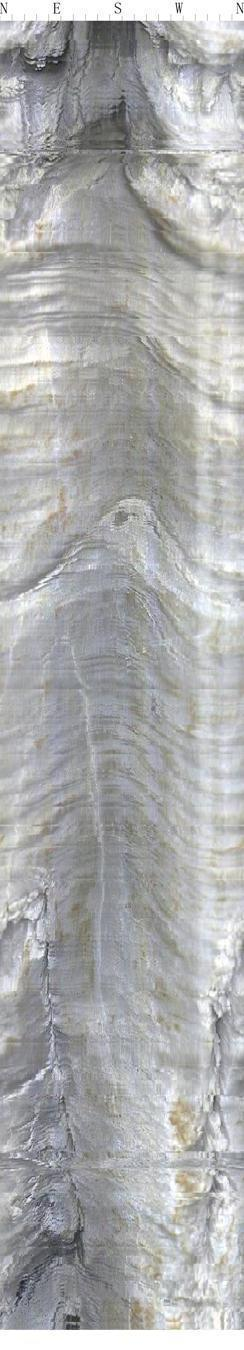
#> input picture q1/data/image/train/pic1.jpg, 244 x 1350 px; its folder holds only this picture in this run
$ python canny_edge.py
#> lines starting #> are read from the running program, lines starting #| are printed output that depends on the picture
import cv2
import os
import numpy as np

# 设置输入和输出文件夹路径
input_folder = "./data/image/train"  # 替换为你的图像文件夹路径
output_folder = "./predict/canny"  # 替换为保存边缘检测结果的文件夹路径

# 确保输出文件夹存在
if not os.path.exists(output_folder):
    os.makedirs(output_folder)

# 支持的图像格式
valid_extensions = (".jpg", ".jpeg", ".png", ".bmp", ".tiff")

# 遍历文件夹中的所有图像
for filename in os.listdir(input_folder):
    if filename.lower().endswith(valid_extensions):
        # 读取图像
        image_path = os.path.join(input_folder, filename)
        image = cv2.imread(image_path)
#> image is the input picture: shape (1350, 244, 3); mean B, G, R 172.6, 172.2, 171.6

        if image is None:
            print(f"无法读取图像: {filename}")
            continue

        # 将RGB图像转换为灰度图像
        gray = cv2.cvtColor(image, cv2.COLOR_BGR2GRAY)

        # 可选：对图像进行模糊处理以减少噪声
        blurred = cv2.GaussianBlur(gray, (5, 5), 0)

        # 应用Canny边缘检测，使用更宽松的阈值
        edges = cv2.Canny(blurred, threshold1=100, threshold2=150)  # 降低阈值以检测更多边缘
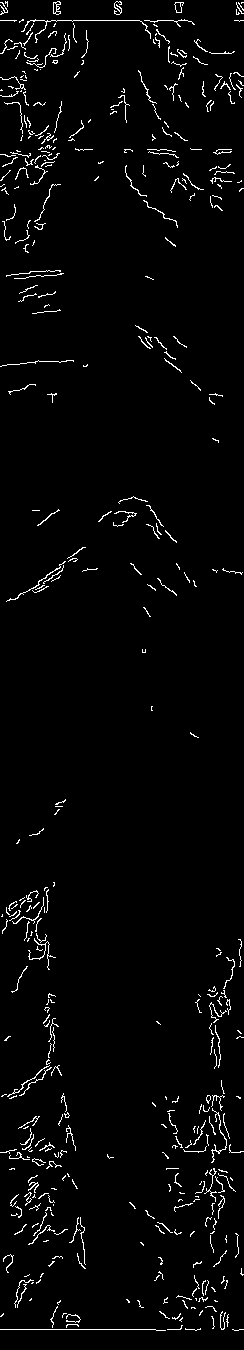
#> edges: shape (1350, 244); 2.7% white in thin lines or dots

        # 保存边缘检测结果
        output_path = os.path.join(output_folder, f"edge_{filename}")
        cv2.imwrite(output_path, edges)
        print(f"已处理并保存: {output_path}")

print("边缘检测完成！")

$ run again, on q1/data/image/train/pic10_4.jpg
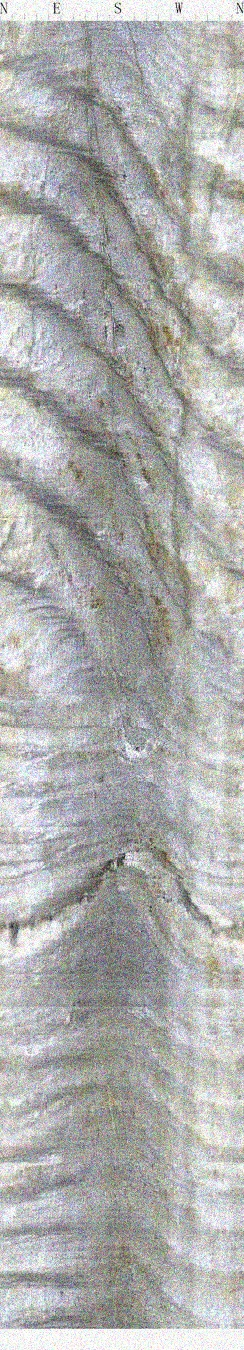
#> input picture q1/data/image/train/pic10_4.jpg, 244 x 1350 px
#> image is the input picture: shape (1350, 244, 3); mean B, G, R 174.3, 175.1, 174.9
#> `blurred = cv2.GaussianBlur(gray, (5, 5), 0)`:
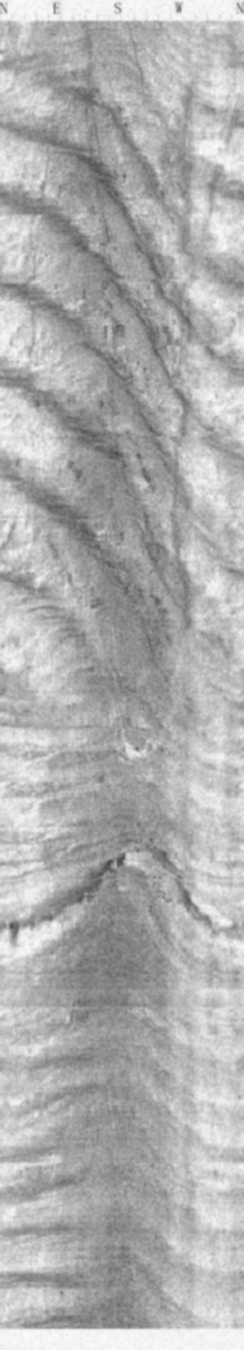
#> blurred: shape (1350, 244); min 67, max 252, mean 174.9
#> `edges = cv2.Canny(blurred, threshold1=100, threshold2=150)`:
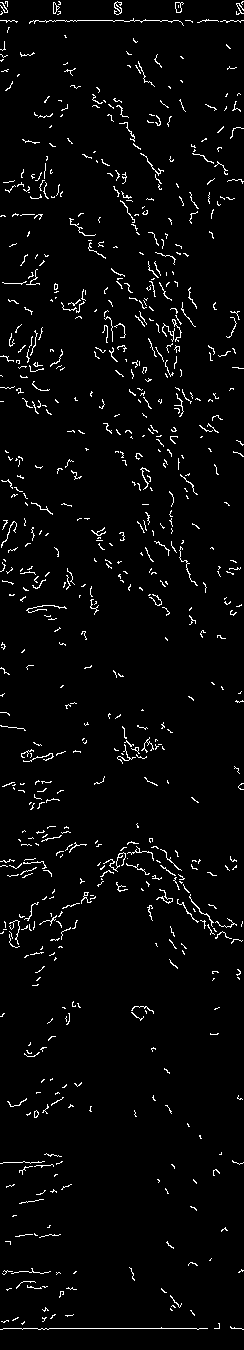
#> edges: shape (1350, 244); 3.1% white in thin lines or dots
